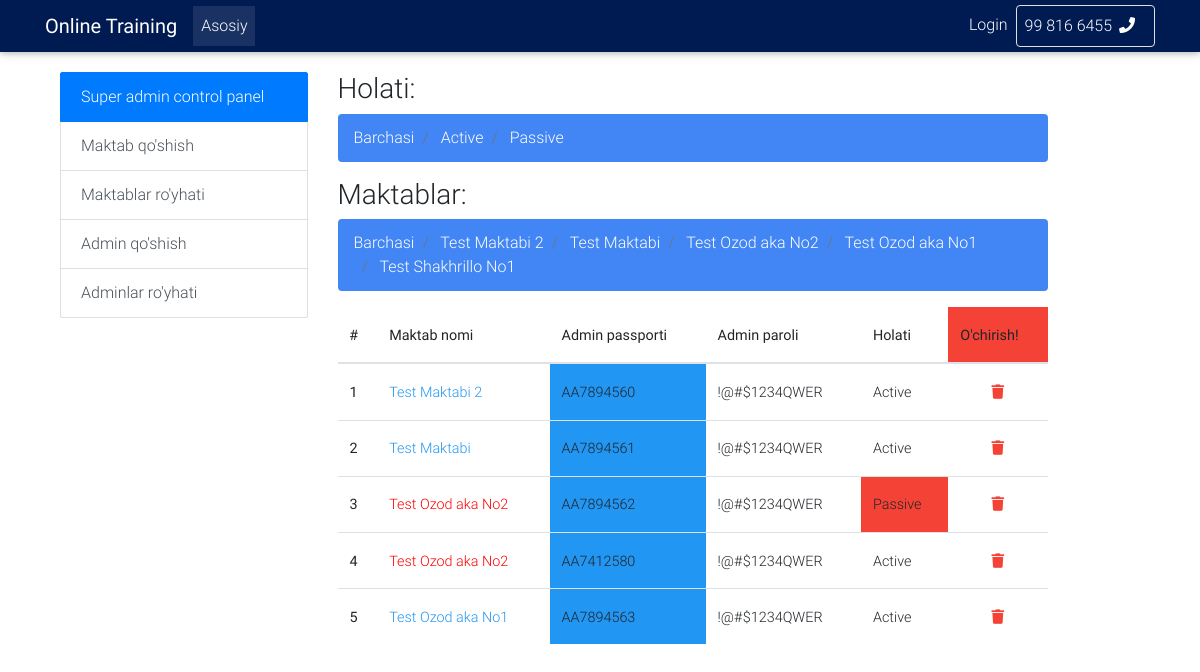
The page /superadminlist/ on the database its author committed.
### blog/models.py (models this page shows, shortened)
class School(models.Model):
    name = models.CharField(max_length=150, verbose_name='Maktab nomi')
    address = models.CharField(max_length=150, verbose_name='Maktab manzili')
    phone = models.CharField(max_length=150, verbose_name='Telefon raqam')
    contract_num = models.CharField(max_length=50, blank=True, verbose_name='Shartnoma No.')
    created_at = models.DateTimeField(auto_now_add=True, verbose_name='Qo\'shilgan sana')
    updated_at = models.DateTimeField(auto_now=True, verbose_name='Yangilangan sana')
    contract_finish = models.DateField(verbose_name='Time limit')
    status = models.BooleanField(default=True, verbose_name='Maktab holati')
    class Meta:
        verbose_name = "Maktab"
        verbose_name_plural = "Maktablar"
        ordering = ['-contract_finish']

class UserProfile(models.Model):
    user = models.OneToOneField(User, on_delete=models.CASCADE)
    school = models.ForeignKey('School', on_delete=models.PROTECT, null=True, verbose_name="Maktab nomi")
    sinf = models.ForeignKey('Groups', on_delete=models.PROTECT, null=True, verbose_name="Guruh nomi")
    type = models.IntegerField(default=1, verbose_name="TypeUser")#1 student, 2teacher, 3admin
    password = models.CharField(max_length=20, null=True, verbose_name="Kirish paroli")
    class Meta:
        verbose_name = "Admin & student"
        verbose_name_plural = "Admins & students"

### blog/views.py (the view)
# urls.py: path('superadminlist/', AlladminView.as_view(), name="superadminlist"),
class AlladminView(ListView):
    model = UserProfile
    template_name = "super/superadminlist.html"
    context_object_name = "alladmins"
    def get_context_data(self, *, object_list=None, **kwargs):
        context = super().get_context_data(**kwargs)
        context['title'] = "All Admins"
        context['schools'] = School.objects.all()
        return context
    def get_queryset(self):
        return UserProfile.objects.filter(type=3).order_by('school')

### blog/templatetags/nav_tags.py (called while the page is built)
@register.inclusion_tag("admin/navbar.html")
def show_categories(user):
    if user.is_authenticated:
        group = user.groups.all()[0].name
    else:
        group = "Free"
    return {"user":user, "group":group}

### blog/templates/super/superadminlist.html (shortened to what this page needs)
{% extends 'basesuper.html' %}
{% load static %}
{% block content %}
<div class="col-md-8 float-left">
    <div>
        <h3>Holati:</h3>
        <div class="light-font">
            <nav aria-label="breadcrumb">
                <ol class="breadcrumb primary-color">
                    <li class="breadcrumb-item">
                        <a class="white-text" href="{% url 'superadminlist' %}">
                            Barchasi
                        </a>
                    </li>
                    <li class="breadcrumb-item">
                        <a class="white-text" href="{% url 'superadminlistst' 1 %}">
                            Active
                        </a>
                    </li>
                    <li class="breadcrumb-item black-text">
                        <a class="white-text" href="{% url 'superadminlistst' 0 %}">
                            Passive
                        </a>
                    </li>
                </ol>
            </nav>
        </div>
        {% if schools %}
        <h3>Maktablar:</h3>
        <div class="light-font">
            <nav aria-label="breadcrumb">
                <ol class="breadcrumb primary-color">
                    <li class="breadcrumb-item">
                        <a class="white-text" href="{% url 'superadminlist'%}">
                            Barchasi
                        </a>
                    </li>
                    {% for school in schools %}
                    <li class="breadcrumb-item">
                        <a class="white-text" href="{% url 'superadminlistsc' school.pk %}">
                            {{school.name}}
                        </a>
                    </li>
                    {% endfor %}
                </ol>
            </nav>
        </div>
        {% endif %}
    </div>
    <table class="table">
        <thead>
            <tr>
                <th scope="col">#</th>
                <th scope="col">Maktab nomi</th>
                <th scope="col">Admin passporti</th>
                <th scope="col">Admin paroli</th>
                <th scope="col">Holati</th>
                <th scope="col" class="red">O'chirish!</th>
            </tr>
        </thead>
        <tbody>
        {% for admin in alladmins %}
            <tr>
                <th scope="row">{{forloop.counter}}</th>
                <td class="">
                    {% if admin.school.status %}
                        <a href="{% url 'superviewschool' admin.school.pk %}" class="blue-text">
                            {{admin.school.name}}
                        </a>
                    {% else %}
                        <a href="{% url 'superviewschool' admin.school.pk %}" style="color: red;">
                            {{admin.school.name}}
                        </a>
                    {% endif %}
                </td>
                <td class="blue">
                    <a href="{% url 'superviewadmin' admin.pk %}">
                        {{admin.user.username}}
                    </a>
                </td>
                <td>
                    {{admin.password}}
                </td>
                {% if admin.user.is_active %}
                    <td class="">
                        Active
                    </td>
                {% else %}
                    <td class="red">
                        Passive
                    </td>
                {% endif %}
                <td class="text-center">
                    <a href="{% url 'superdeladmin' admin.pk %}" class="red-text">
                        <i class="fa fa-trash"></i>
                    </a>
                </td>
            </tr>
        {% endfor %}
        </tbody>
    </table>
</div>
{% endblock content %}

### rows shown on the page
School: name "Test Maktabi 2"
School: name "Test Maktabi"
School: name "Test Ozod aka No2"
School: name "Test Ozod aka No1"
School: name "Test Shakhrillo No1"
UserProfile: school.name "Test Maktabi 2", user.username "AA7894560", password "!@#$1234QWER", shows "Active"
UserProfile: school.name "Test Maktabi", user.username "AA7894561", password "!@#$1234QWER", shows "Active"
UserProfile: school.name "Test Ozod aka No2", user.username "AA7894562", password "!@#$1234QWER", shows "Passive"
UserProfile: school.name "Test Ozod aka No2", user.username "AA7412580", password "!@#$1234QWER", shows "Active"
UserProfile: school.name "Test Ozod aka No1", user.username "AA7894563", password "!@#$1234QWER", shows "Active"
